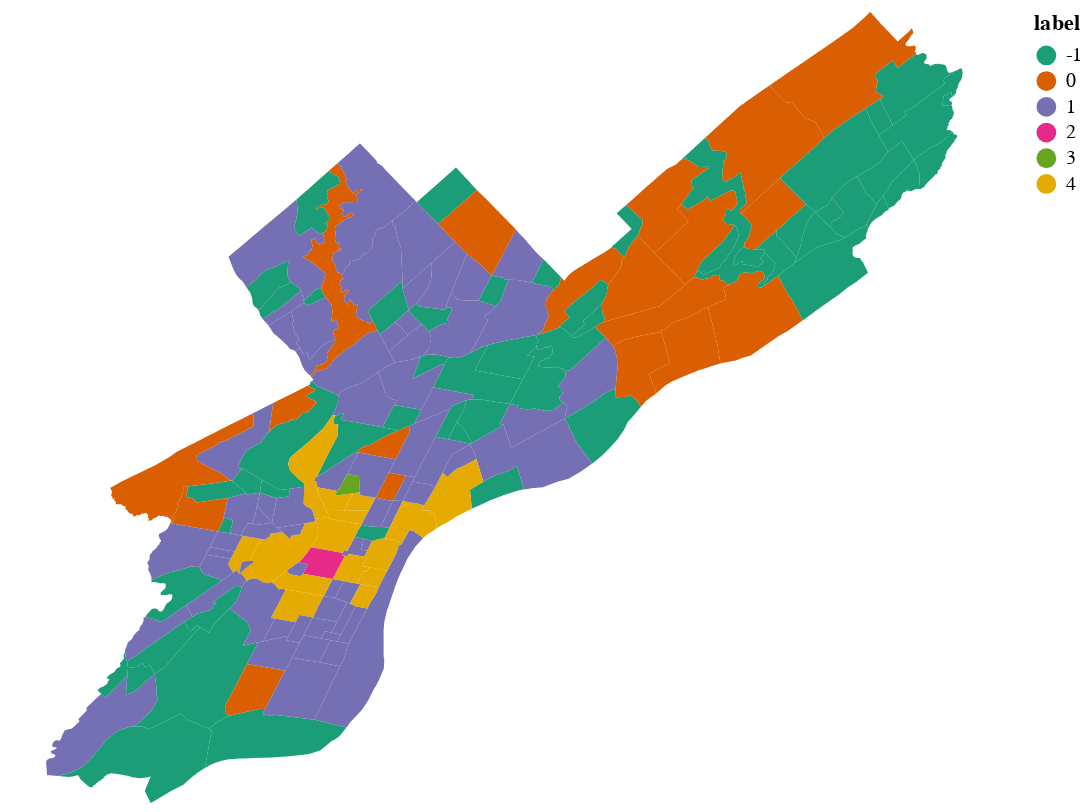

The notebook cell saved with this chart:
### Markdown cell above
## Step 5: Plot an interactive map

Use altair to plot the clustering results with a tooltip for neighborhood name and tooltip.

**Hint:** See [week 3B's lecture](https://musa-550-fall-2020.github.io/slides/lecture-3B.html) on interactive choropleth's with altair

### Code cell
# plot map, where variables ares nested within `properties`,
alt.Chart(airbnb2.to_crs(epsg=4326)).mark_geoshape().properties(
    width=500, height=400,
).encode(
    tooltip=["Name:N", "label:N"],
    color=alt.Color("label:N", scale=alt.Scale(scheme="Dark2")),
)

### Figure 1 — Vega-Lite specification as saved in the notebook (floating-point values rounded to 4 significant figures; data arrays with more than 128 entries replaced by an {"elided": "..."} marker saying what was removed)
{"config": {"view": {"continuousWidth": 400, "continuousHeight": 300}}, "data": {"name": "data-5ddbe1bae70c8d038485d4ee85e13043"}, "mark": "geoshape", "encoding": {"color": {"type": "nominal", "field": "label", "scale": {"scheme": "Dark2"}}, "tooltip": [{"type": "nominal", "field": "Name"}, {"type": "nominal", "field": "label"}]}, "height": 400, "width": 500, "$schema": "https://vega.github.io/schema/vega-lite/v4.8.1.json", "datasets": {"data-5ddbe1bae70c8d038485d4ee85e13043": {"elided": "158 records"}}}
